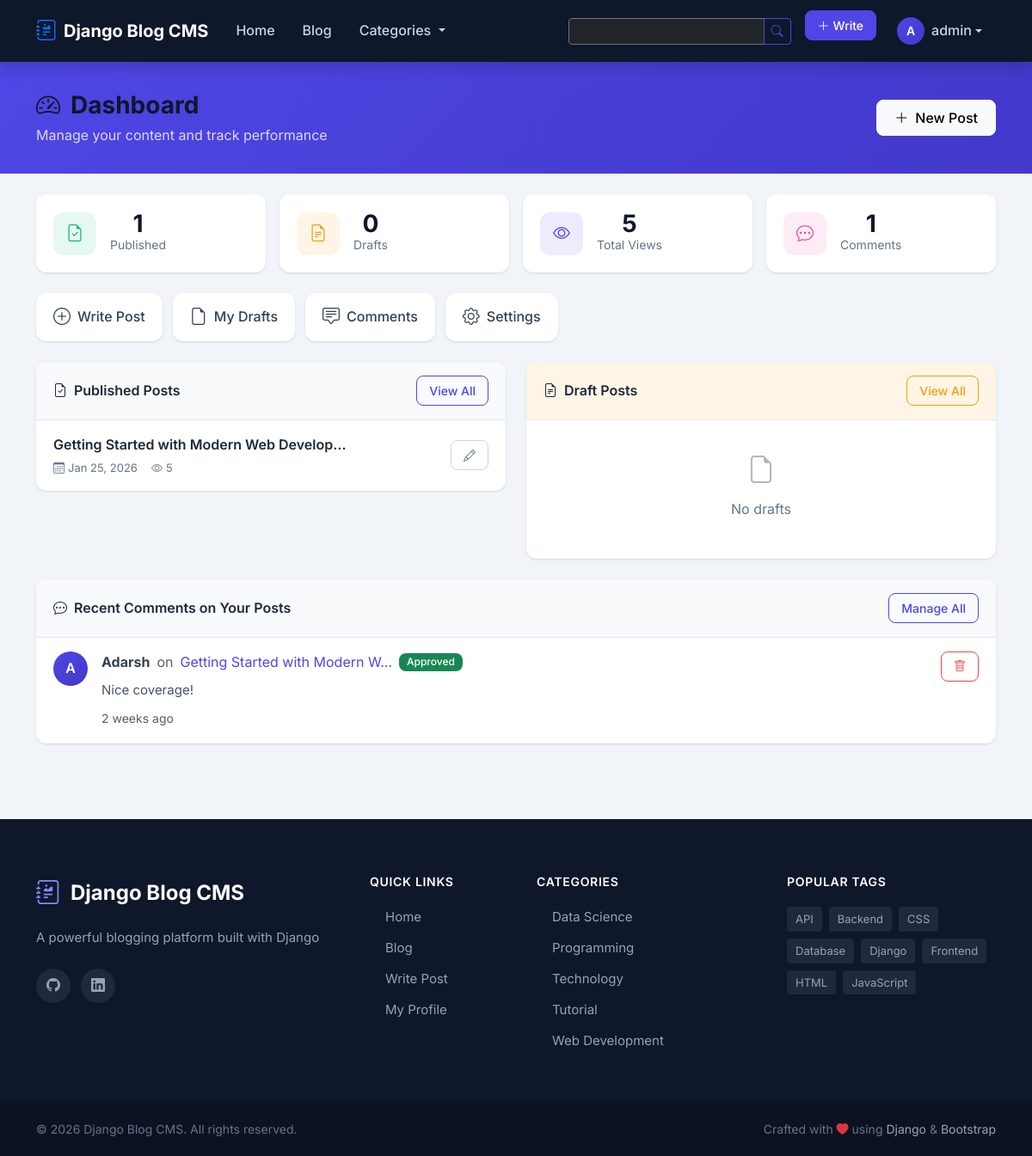
The page /profile/dashboard/ (signed in) on the database as committed earlier.
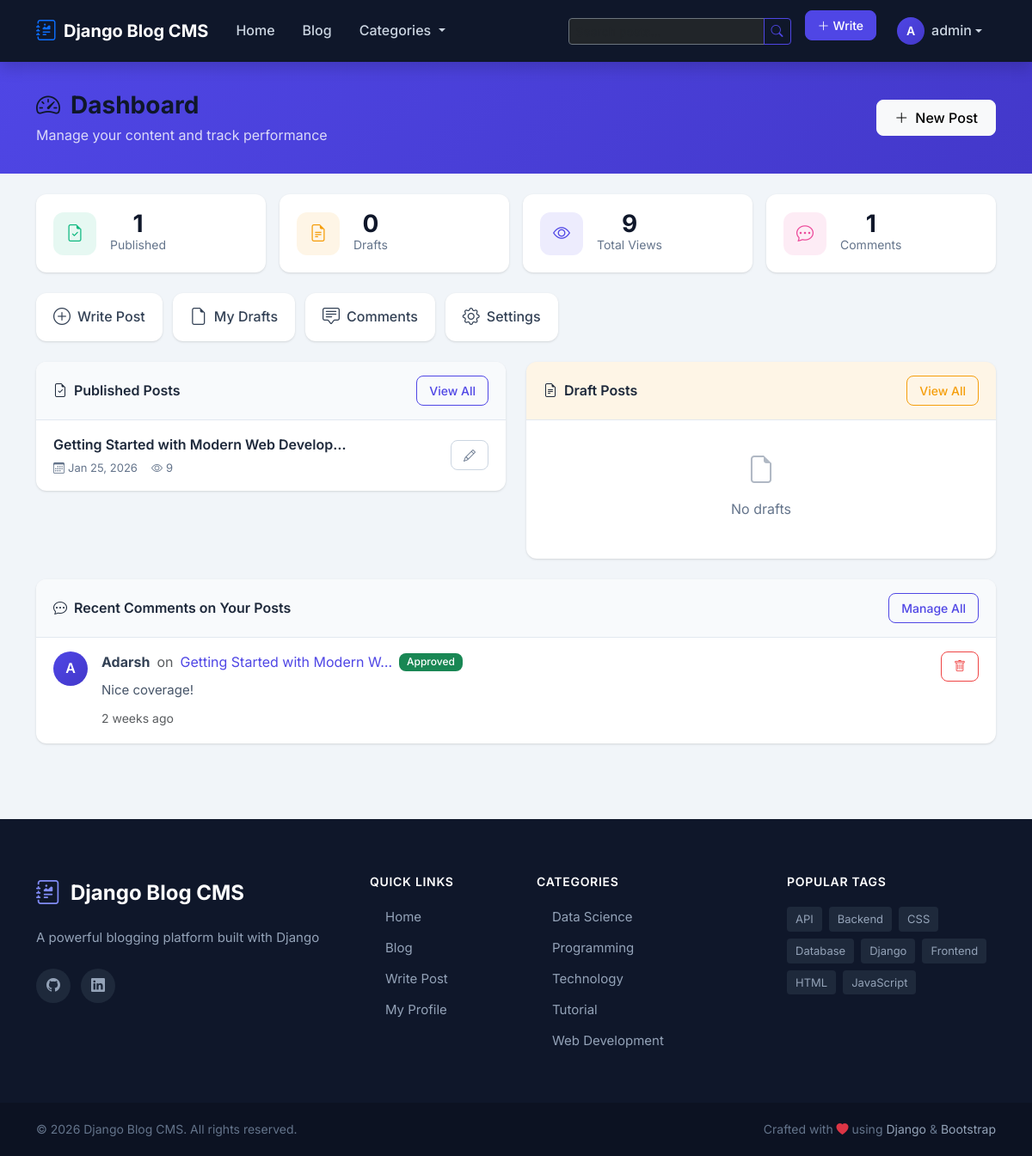
The same page on the database as committed later.
### apps/blog/models.py (models this page shows, shortened)
class Post(models.Model):
    STATUS_CHOICES = (
        ('draft', 'Draft'),        # Not visible to public
        ('published', 'Published'),  # Visible to everyone
    )
    title = models.CharField(
        max_length=200,
        help_text="Post title (appears in browser tab and listings)"
    )
    slug = models.SlugField(
        max_length=200,
        unique=True,
        blank=True,
        help_text="URL-friendly title (auto-generated)"
    )
    content = CKEditor5Field(
        'Content',
        config_name='default',
        help_text="Main post content with formatting"
    )
    excerpt = models.TextField(
        max_length=500,
        blank=True,
        help_text="Brief summary (shown in post listings)"
    )
    featured_image = models.ImageField(
        upload_to='posts/%Y/%m/%d/',  # Organize by date
        blank=True,
        null=True,  # Can be NULL in database
        help_text="Main image for the post"
    )
    author = models.ForeignKey(
        User,  # Link to Django's built-in User model
        on_delete=models.CASCADE,  # Delete posts if user is deleted
        related_name='posts',  # Access user's posts: user.posts.all()
        help_text="Post author"
    )
    category = models.ForeignKey(
        Category,
        on_delete=models.SET_NULL,  # Keep post if category is deleted
        null=True,  # Allow NULL in database
        blank=True,  # Optional in forms
        related_name='posts',
        help_text="Post category"
    )
    tags = models.ManyToManyField(
        Tag,
        blank=True,  # Tags are optional
        related_name='posts',  # Access tag's posts: tag.posts.all()
        help_text="Post tags"
    )
    status = models.CharField(
        max_length=10,
        choices=STATUS_CHOICES,
        default='draft',
        help_text="Draft posts are only visible to author"
    )
    views_count = models.PositiveIntegerField(
        default=0,
        help_text="Number of times this post was viewed"
    )
    allow_comments = models.BooleanField(
        default=True,
        help_text="Enable comments on this post"
    )
    created_at = models.DateTimeField(auto_now_add=True)
    updated_at = models.DateTimeField(auto_now=True)
    published_at = models.DateTimeField(
        null=True,
        blank=True,
        help_text="When the post was/will be published"
    )
    meta_description = models.CharField(
        max_length=160,
        blank=True,
        help_text="SEO meta description (160 chars max)"
    )
    class Meta:
        verbose_name = 'Post'
        verbose_name_plural = 'Posts'
        ordering = ['-published_at', '-created_at']
    def get_absolute_url(self):
        return reverse('blog:post_detail', kwargs={'slug': self.slug})

### apps/accounts/views.py (the view)
class DashboardView(LoginRequiredMixin, TemplateView):
    template_name = 'accounts/dashboard.html'
    def get_context_data(self, **kwargs):
        from apps.blog.models import Post, Category, Tag, Comment
        context = super().get_context_data(**kwargs)
        user = self.request.user
        context['published_posts'] = user.posts.filter(status='published').order_by('-published_at')[:10]
        context['draft_posts'] = user.posts.filter(status='draft').order_by('-updated_at')[:10]
        context['recent_comments'] = Comment.objects.filter(
            post__author=user
        ).order_by('-created_at')[:10]
        context['stats'] = {
            'total_published': user.posts.filter(status='published').count(),
            'total_drafts': user.posts.filter(status='draft').count(),
            'total_comments': Comment.objects.filter(post__author=user).count(),
            'total_views': sum(p.views_count for p in user.posts.filter(status='published')),
            'pending_comments': Comment.objects.filter(post__author=user, is_approved=False).count(),
        }
        if user.is_staff:
            context['all_categories'] = Category.objects.all()
            context['all_tags'] = Tag.objects.all()
            context['total_posts'] = Post.objects.count()
            context['total_users'] = User.objects.count()
        return context

### apps/blog/models.py (called while the page is built)
    def get_absolute_url(self):
        return reverse('blog:category_detail', kwargs={'slug': self.slug})

    def post_count(self):
        return self.posts.filter(status='published').count()

    def get_absolute_url(self):
        return reverse('blog:tag_detail', kwargs={'slug': self.slug})

### apps/core/context_processors.py (called while the page is built)
def site_settings(request):
    return {
        'site_name': 'Django Blog CMS',
        'site_description': 'A powerful blogging platform built with Django',
        'site_author': 'Your Name',
        'site_year': '2024',
        'all_categories': Category.objects.all()[:10],
        'all_tags': Tag.objects.all()[:20],
        'social_links': {
            'twitter': 'https://twitter.com/yourusername',
            'github': 'https://github.com/yourusername',
            'linkedin': 'https://linkedin.com/in/yourusername',
        },
    }

### apps/accounts/templates/accounts/dashboard.html (shortened to what the changed rows need)
{% extends 'base.html' %}
{% load static %}
{% block content %}
<div class="dashboard-header">
    <div class="container">
        <div class="d-flex justify-content-between align-items-center flex-wrap gap-3">
            <div>
                <h1 class="dashboard-title">
                    <i class="bi bi-speedometer2"></i>
                    Dashboard
                </h1>
            </div>
        </div>
    </div>
</div>
<div class="container py-4">
    <div class="row g-3 mb-4">
        <div class="col-6 col-md-3">
            <div class="stat-card">
                <div class="stat-info">
                    <span class="stat-number">{{ stats.total_views }}</span>
                    <span class="stat-label">Total Views</span>
                </div>
            </div>
        </div>
    </div>
    <div class="row g-4">
        <div class="col-lg-6">
            <div class="dashboard-card">
                <div class="card-body-custom">
                    {% for post in published_posts %}
                    <div class="post-item">
                        <div class="post-info">
                            <a href="{{ post.get_absolute_url }}" class="post-title">{{ post.title|truncatechars:40 }}</a>
                            <div class="post-meta">
                                <span><i class="bi bi-calendar3"></i> {{ post.published_at|date:"M d, Y" }}</span>
                                <span><i class="bi bi-eye"></i> {{ post.views_count }}</span>
                            </div>
                        </div>
                        <div class="post-actions">
                            <a href="{% url 'blog:post_update' post.slug %}" class="btn btn-sm btn-outline-secondary">
                                <i class="bi bi-pencil"></i>
                            </a>
                        </div>
                    </div>
                    {% empty %}
                    <div class="empty-state-mini">
                        <i class="bi bi-file-earmark-x"></i>
                        <p>No published posts yet</p>
                        <a href="{% url 'blog:post_create' %}" class="btn btn-primary btn-sm">Create Your First Post</a>
                    </div>
                    {% endfor %}
                </div>
            </div>
        </div>
    </div>
</div>
{% endblock %}

Rows that differ between the two databases and show on the page:
changed Post "Getting Started with Modern Web Develop…": views_count "5" → "9"
Other text that changed with them:
{{ stats.total_views }}: "5" → "9"
